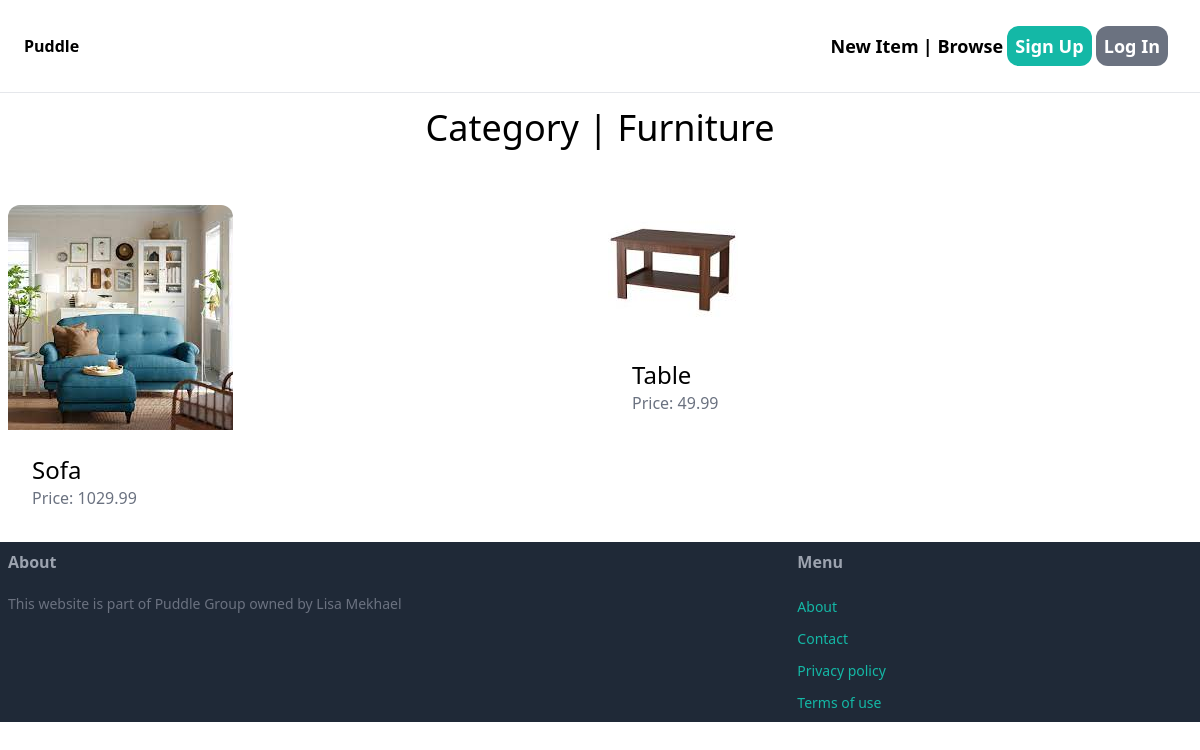
/item/category=2/, run on the app's committed database.
### item/models.py (models this page shows, shortened)
class Category(models.Model):
    name = models.CharField(max_length=255)
    class Meta:
        ordering=('name',)
        verbose_name_plural='Categories'

class Item(models.Model):
    category = models.ForeignKey(Category , related_name='items' , on_delete=models.CASCADE)
    name=models.CharField(max_length=255)
    image = models.ImageField(upload_to='item_images' , blank=True , null=True)
    descrip = models.TextField(blank=True , null=True)
    price = models.FloatField()
    is_sold=models.BooleanField(default=False)
    created_at = models.DateTimeField(auto_now_add=True)
    created_by = models.ForeignKey(User , related_name='items' , on_delete=models.CASCADE)
    class Meta:
        ordering=('name',)
        verbose_name_plural='Items'

### item/views.py (the view)
# urls.py: path('category=<int:pk>/' , views.category , name='category'),
def category(request , pk):
    category = get_object_or_404(Category , pk=pk)
    items = Item.objects.filter(category = category , is_sold = False )
    return render(request , 'item/category.html',{
        'category' : category,
        'items' : items,
    })

### item/templates/item/category.html (shortened to what this page needs)
{% extends 'core/base.html' %}
{% block content %}
<div style="font-size: 36px; text-align: center; margin-bottom: 50px;">Category | {{ category.name }}</div>
<div class="grid grid-cols-2 gap-4">
{% for item in items %}
        <div>
            <a href="{% url 'item:detail' item.id %}">
                <div>
                    <img src="{{item.image.url}}" class="rounded-t-xl">
                </div>
                <div class="p-6 bg-white rounded-b-xl">
                    <h2 class="text-2xl">{{item.name}}  </h2>
                    <p class="text-gray-500">Price: {{item.price}}</p>
                </div>
            </a>
        </div>
        {%endfor%}
</div>
{%endblock%}

### data on the page
Category: name "Furniture"
Item: image (picture), name "Sofa", price "1029.99"
Item: image (picture), name "Table", price "49.99"
